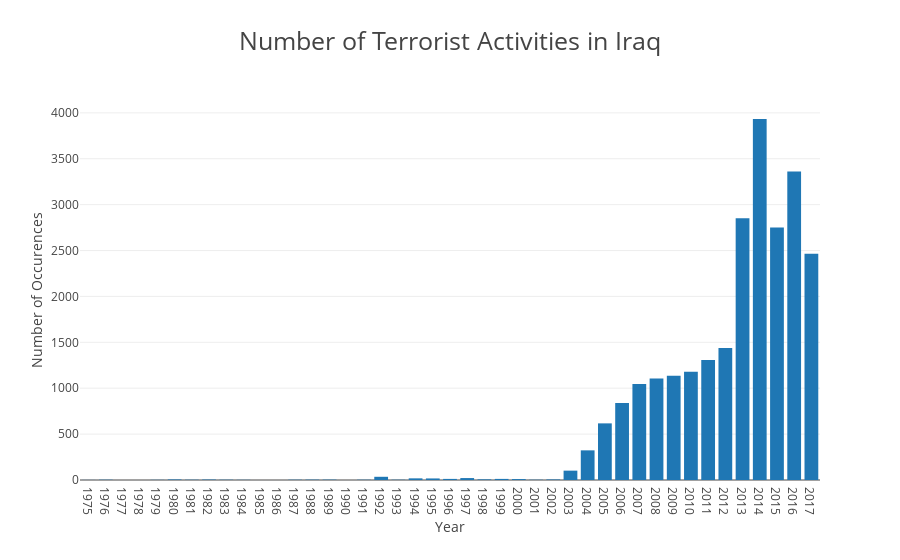

Source (notebook cell):
### Code cell
trace = go.Bar(
            x = [i for i in df_iraq.iyear.value_counts().index],
            y = df_iraq.iyear.value_counts())
layout = go.Layout(title = "Number of Terrorist Activities in Iraq",
                   titlefont = dict(size = 25),
                   xaxis = dict(title='Year',dtick=1),
                   yaxis = dict(title='Number of Occurences'),
                   
                  font=dict(size=12))
data = [trace]
fig = dict(data=data, layout = layout)
iplot(fig, filename="terrorIraq_barchart")

### Figure 1 — Plotly figure (JSON) as saved in the notebook; plotly's stock layout.template omitted (floating-point values rounded to 4 significant figures)
{"data": [{"type": "bar", "x": [2014, 2016, 2013, 2015, 2017, 2012, 2011, 2010, 2009, 2008, 2007, 2006, 2005, 2004, 2003, 1992, 1997, 1994, 1995, 1996, 1999, 2000, 1998, 1980, 2002, 1982, 1989, 1988, 1976, 1983, 1991, 1993, 1981, 1987, 2001, 1984, 1979, 1975], "y": [3933, 3360, 2852, 2751, 2466, 1437, 1308, 1179, 1137, 1106, 1047, 838, 617, 323, 102, 35, 21, 18, 17, 12, 12, 10, 7, 6, 6, 5, 4, 4, 3, 3, 3, 3, 3, 3, 3, 2, 2, 1]}], "layout": {"font": {"size": 12}, "title": "Number of Terrorist Activities in Iraq", "titlefont": {"size": 25}, "xaxis": {"dtick": 1, "title": "Year"}, "yaxis": {"title": "Number of Occurences"}}}
